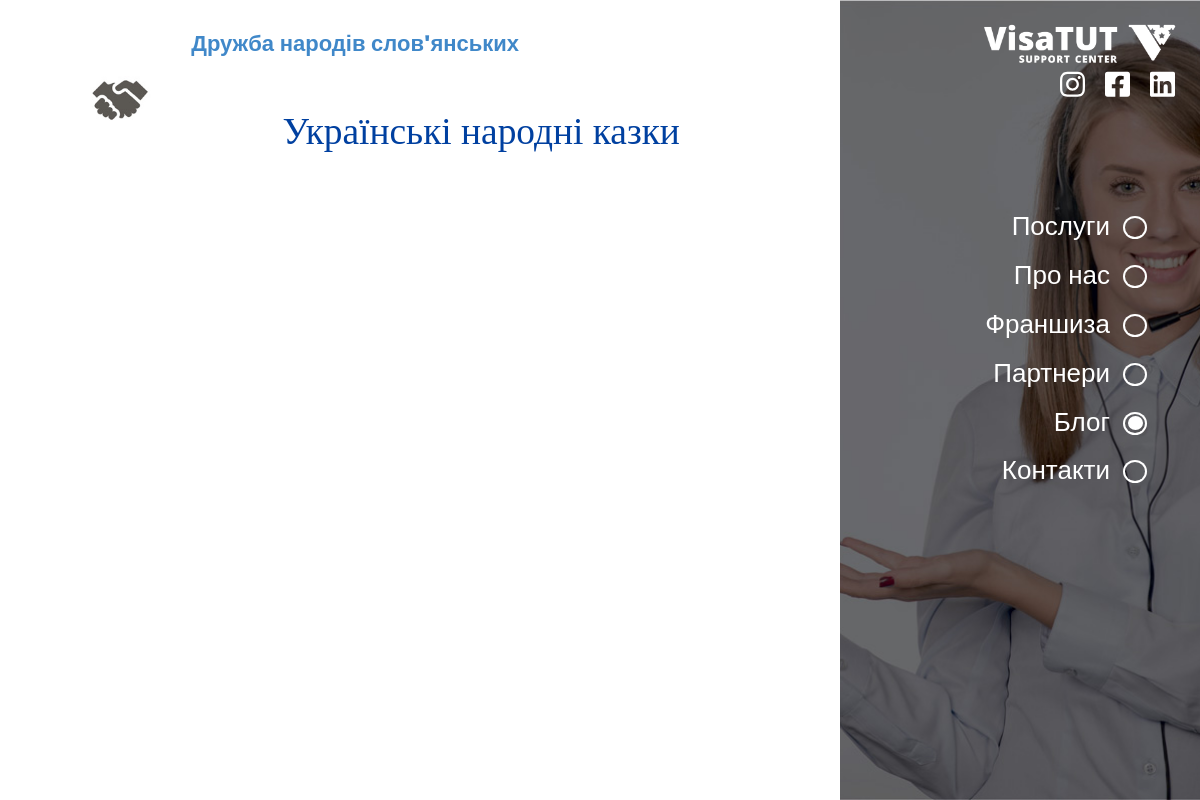
Page /blog_all/ on the earlier database version.
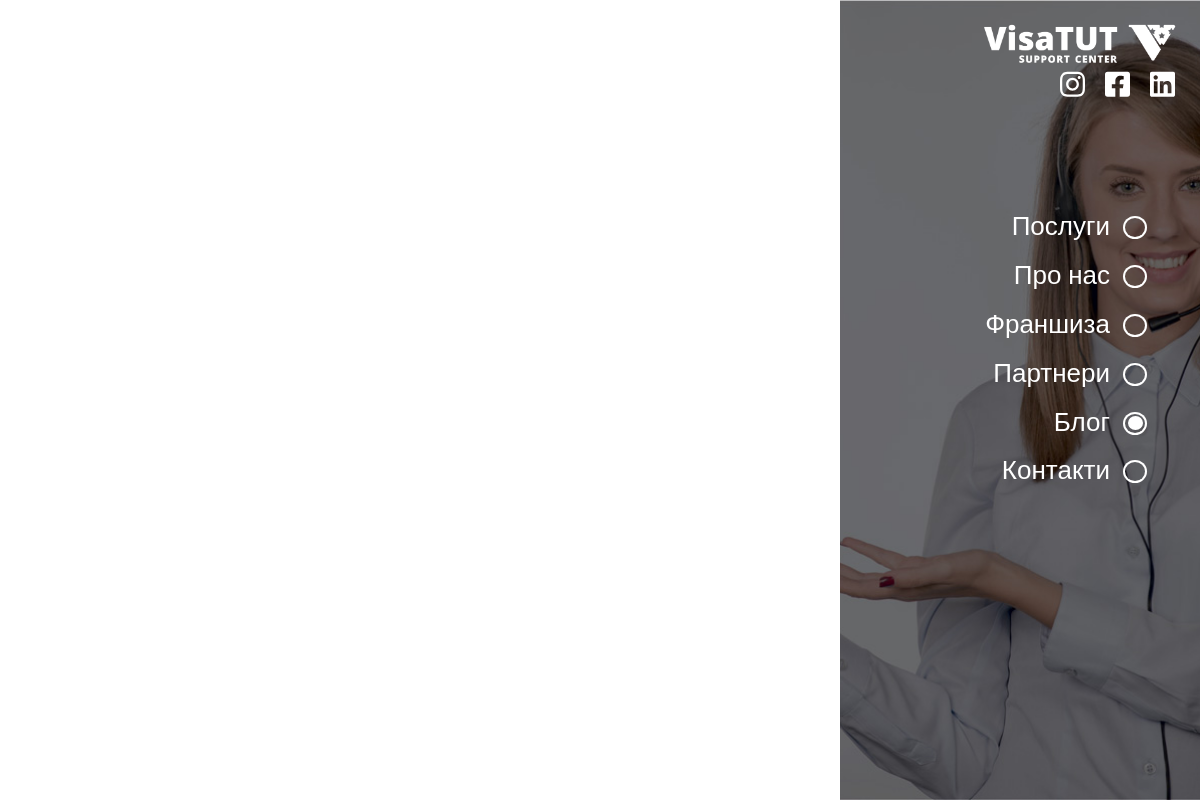
Same page on the later database version.
### project/blog/models.py (models this page shows, shortened)
class PostCategory(models.Model):
    title       = models.CharField(verbose_name='Заголовок', max_length=150, blank=True, null=True)
    slug        = models.SlugField(verbose_name='Посилання', unique=True)
    image       = models.ImageField(verbose_name='Зображення', blank=True, null=True)
    text        = HTMLField(verbose_name='Текст', blank=True, null=True)
    updated     = models.DateTimeField(verbose_name='Змінено', auto_now=True)
    def get_image_url(self):
        url = ''
        if self.image:
            url = self.image.url
        return url
    class Meta:
        verbose_name = 'Категорія блогу'
        verbose_name_plural = 'Категорії блогу'

### project/views.py (the view)
# urls.py: path('blog_all/',          blog_all,              name='blog_all'),
def blog_all(request):
    post_categories     = PostCategory.objects.order_by('-updated')
    return render(request, 'blog_all.html', locals())

### templates/blog_all.html (shortened to what this page needs)
<!DOCTYPE html>
<html lang="en">
<head>
	<link rel="stylesheet" href="/static/css/style.css">
</head>
<body class="services_fixed blog_fixed">
	<div class="nav-bar">
		<a class="logo_link" href="#">
			<div class="logo-wrap">
				<img src="/static/img/logo.png" alt="">
			</div>
		</a>
		<div class="hidden_nav-bar">
			<div data-index="2" data-menuanchor="secondPage" class="hidden_name slide psevdo_link">
				<div class="psevdo_point">
					<div class="psevdo_sub-point">
					</div>
				</div>
				<a href="#secondPage">
					Послуги
				</a>
			</div>
			<div data-index="3" data-menuanchor="3thPage" class="hidden_name slide psevdo_link">
				<div class="psevdo_point">
					<div class="psevdo_sub-point">
					</div>
				</div>
				<a href="#3thPage">
					Про нас
				</a>
			</div>
			<div data-index="4" data-menuanchor="4thpage" class="hidden_name slide psevdo_link">
				<div class="psevdo_point">
					<div class="psevdo_sub-point">
					</div>
				</div>
				<a href="#4thpage">
					Франшиза
				</a>
			</div>
			<div data-index="5" data-menuanchor="5thpage" class="hidden_name slide psevdo_link">
				<div class="psevdo_point">
					<div class="psevdo_sub-point">
					</div>
				</div>
				<a href="#5thpage">
					Партнери
				</a>
			</div>
			<div data-index="6" data-menuanchor="6thpage" class="hidden_name slide psevdo_link">
				<div class="psevdo_point">
					<div class="psevdo_sub-point psevdo_sub-point_active">
					</div>
				</div>
				<a href="#6thpage">
					Блог
				</a>
			</div>
			<div data-index="7" data-menuanchor="7thpage" class="hidden_name slide psevdo_link">
				<div class="psevdo_point">
					<div class="psevdo_sub-point">
					</div>
				</div>
				<a href="#7thpage">
					Контакти
				</a>
			</div>
		</div>
		  <div class="sociate-block">
			<div class="sociate-prof">
			</div>
			<div class="sociate-prof">
			</div>
			<div class="sociate-prof">
			</div>
		</div>
	</div>
		<section id="sect2" class="sect_name section sect2 services2">
			<div class="default-block">
				<div class="default-content">
					<div class="blog-block normalScroll">
						{% for post_category in post_categories %}
						<div class="blog-prof">
							<a href="" class="blog-img">
								<img src="{{ post_category.get_image_url }}" alt="">
							</a>
							<a href="" class="blog-text">
								<div class="blog__title">
									{{ post_category.title }}
								</div>
								{{ post_category.text|safe }}
							</a>
						</div>
						{% endfor %}
					</div>
				</div>
				<div class="default-image default-image-1">
				</div>
			</div>
		</section>
</body>
</html>

Differences in the rows shown:
removed PostCategory: get_image_url (picture), title "Дружба народів слов'янських", text "Українські народні казки"
